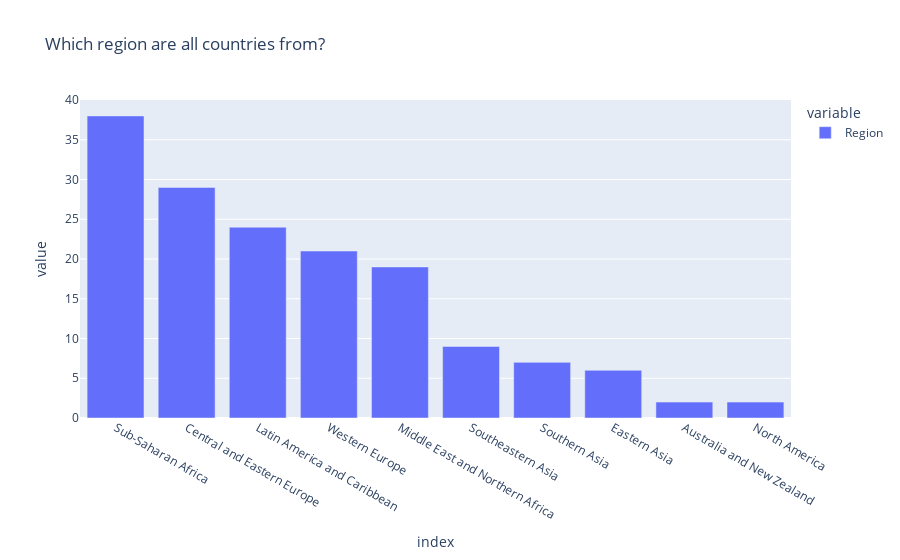

The cell this chart's notebook holds for it:
### Code cell
fig = px.bar(data_2016.Region.value_counts(),title='Which region are all countries from?')
fig.show()

### Figure 1 — Plotly figure (JSON) as saved in the notebook; plotly's stock layout.template omitted (floating-point values rounded to 4 significant figures)
{"data": [{"alignmentgroup": "True", "hovertemplate": "variable=Region<br>index=%{x}<br>value=%{y}<extra></extra>", "legendgroup": "Region", "marker": {"color": "#636efa"}, "name": "Region", "offsetgroup": "Region", "orientation": "v", "showlegend": true, "textposition": "auto", "type": "bar", "x": ["Sub-Saharan Africa", "Central and Eastern Europe", "Latin America and Caribbean", "Western Europe", "Middle East and Northern Africa", "Southeastern Asia", "Southern Asia", "Eastern Asia", "Australia and New Zealand", "North America"], "xaxis": "x", "y": [38, 29, 24, 21, 19, 9, 7, 6, 2, 2], "yaxis": "y"}], "layout": {"barmode": "relative", "legend": {"title": {"text": "variable"}, "tracegroupgap": 0}, "title": {"text": "Which region are all countries from?"}, "xaxis": {"anchor": "y", "domain": [0, 1], "title": {"text": "index"}}, "yaxis": {"anchor": "x", "domain": [0, 1], "title": {"text": "value"}}}}
